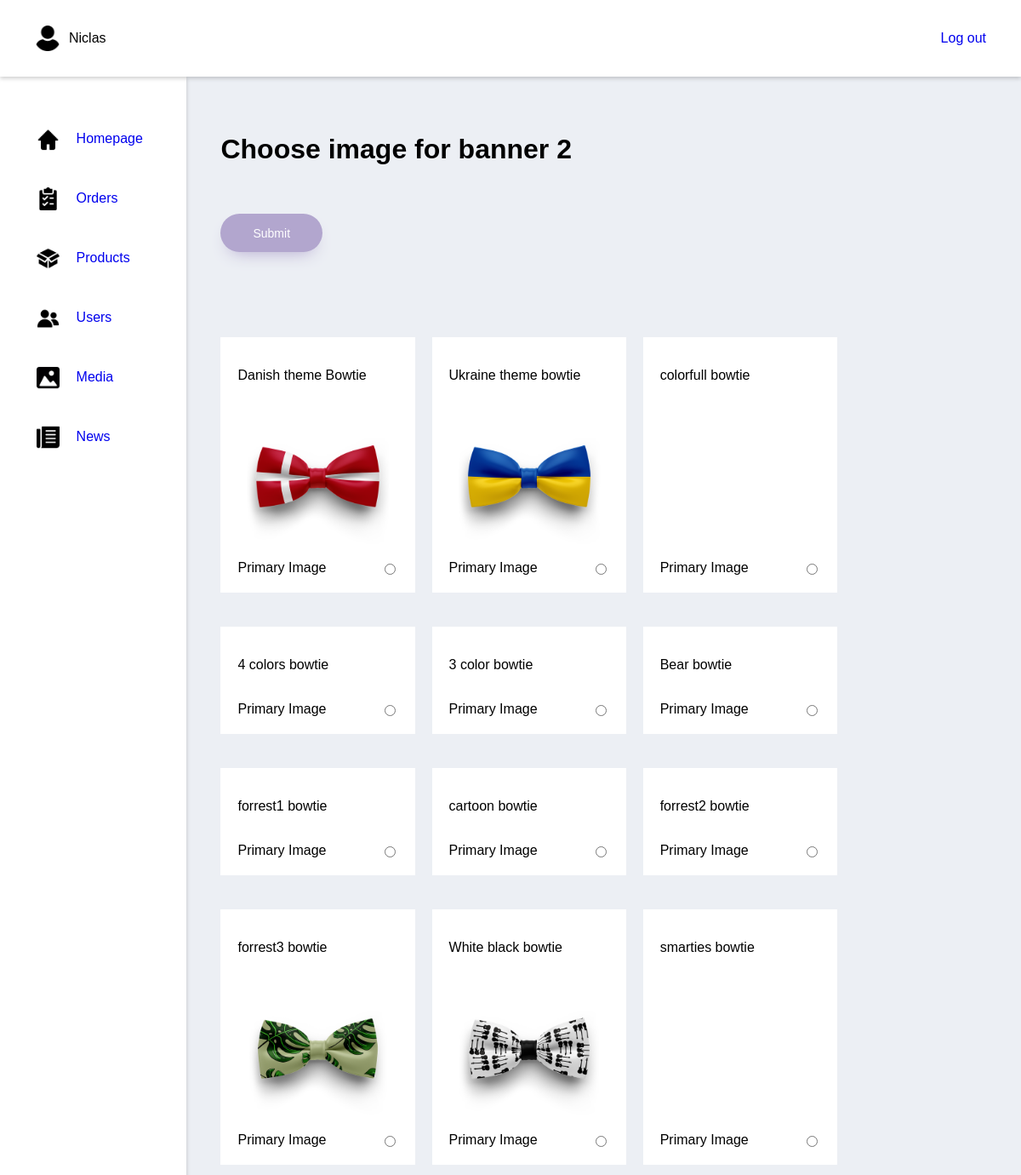
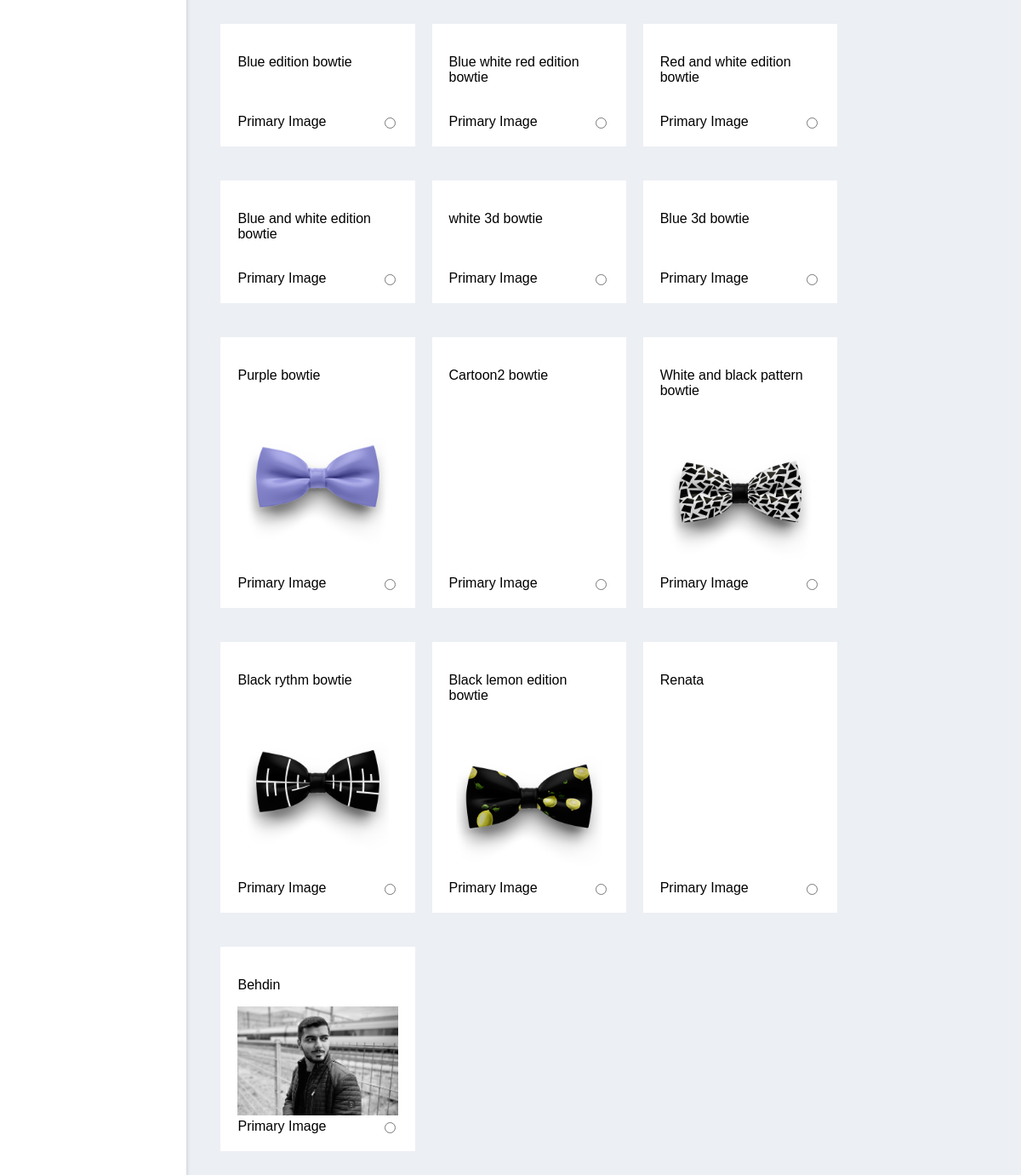
Screenshot of /bannerTwoImagePicker (signed in) with the database file from the repository (2 pictures, top to bottom).
### tables this page shows
CREATE TABLE IF NOT EXISTS media (
    media_id varchar(250) NOT NULL PRIMARY KEY,
    `name` varchar(50) NOT NULL
);

### index.php (called while the page is built, shortened)
<?php
    $request = $_SERVER["REQUEST_URI"];
    $router = new Router($request);
    $router->get('/', 'views/frontend/Home');
    $router->get('/profile', 'views/login/profile');
    $router->get('/editProfileFunction', 'controllers/editProfile');
    $router->get('/loginFunction', 'controllers/login');
    $router->get('/loginFailedFunction', 'controllers/loginFailed');
    $router->get('/signupFunction', 'controllers/signup');
    $router->get('/logoutFunction', 'controllers/logout');
    $router->get('/Product', 'views/frontend/Product');
    $router->get('/ProductType', 'views/frontend/productType');
    $router->get('/ProductSale', 'views/frontend/productSale');
    $router->get('/AboutUS', 'views/frontend/AboutUS');
    $router->get('/Contact', 'views/frontend/Contact');
    $router->get('/Checkout', 'views/frontend/Checkout');
    $router->get('/ProductShow', 'views/frontend/ProductShow');
    $router->get('/NewsShow', 'views/frontend/NewsShow');
    $router->get('/contactSubmit', 'controllers/contactForm');
    $router->get('/Breadcrumb', 'views/frontend/Breadcrumb');
    $router->get('/removeFromCart', 'controllers/removeFromCart');
    $router->get('/editQuantityInCart', 'controllers/editQuantityInCart');
    $router->get('/purchase', 'views/frontend/purchase');
    $router->get('/addToCart', 'controllers/addToCart');
    $router->get('/adminProducts', 'views/backend/products');
    $router->get('/adminUsers', 'views/backend/users');
    $router->get('/adminMedia', 'views/backend/media');
    $router->get('/adminNews', 'views/backend/news');
    $router->get('/adminFrontpage', 'views/backend/frontpage');
    $router->get('/adminOrders', 'views/backend/orders');
    $router->get('/adminNewOrders', 'views/backend/newOrders');
    $router->get('/adminCreateUser', 'views/backend/createUser');
    $router->get('/adminEditUser', 'views/backend/editUser');
    $router->get('/adminCreateProduct', 'views/backend/createProduct');
    $router->get('/adminEditProduct', 'views/backend/editProduct');
    $router->get('/bannerOneImagePicker', 'views/backend/bannerOneImagePicker');
    $router->get('/bannerTwoImagePicker', 'views/backend/bannerTwoImagePicker');

### models/handlers/ProductsHandler.php (called while the page is built, shortened)
<?php
$rootPath = "";
require_once $rootPath . "public/dbconn.php";
require_once $rootPath . "models/sql/Products.php";
class ProductsHandler extends Products{
    public $db;
    public function __construct($db) {
        $this->db = $db;
    }
    public function getMedia($name = '%') {
        $getMedia = $this->db->prepare($this->getMediaDynamicSearchQuery);
        if ( isset( $name ) ){
            $name = "%" . $name . "%";
        }else{
            $name = "%";
        }
        $getMedia->bindParam(':name', $name);
        $getMedia->execute();
        $media = $getMedia->fetchAll();
        return $media;
    }
}
$ProductsHandler = new ProductsHandler($db);

### controllers/adminFrontpage.php (called while the page is built, shortened)
<?php
$mediaData = $ProductsHandler->getMedia();

### views/backend/bannerTwoImagePicker.php (the view, shortened to what this page needs)
<?php
    $rootPath = "";
    require_once $rootPath . "public/dbconn.php";
    require_once $rootPath . "models/handlers/Usershandler.php";
    require_once $rootPath . "models/handlers/frontpageHandler.php";
    require_once $rootPath . "models/handlers/productsHandler.php";
    require_once $rootPath . "controllers/adminFrontpage.php";
    require_once $rootPath . "views/backend/partials/header.php";
?>
<div class="wrapper">
<div class="Admin-page-title margin-bottom">
    <h1>Choose image for banner 2</h1>
</div>
        <form method="POST" action="/adminEditFrontpageFunction">
            <input class="height-button button" type="submit">
<div class="choose-image">
            <?php
                for($i = 0; $i < count($mediaData); $i++){
                    $indData = $mediaData[$i];
            ?>
                <div class="image">
                        <label for="<?php echo $indData['media_id']; ?>">
                            <div>
                                <p><?php echo $indData['name'] ?></p>
                                <figure class="figure">
                                    <img width="300px" src="<?php echo $rootPath."/uploads/".$indData['media_id'] ?>" alt="">
                                </figure>
                            </div>
                        </label>
                        <div class="alignment">
                            <label for="<?php echo $indData['media_id']?>_primaryImage">Primary Image</label>
                            <input name="bannerImageTwo" type="radio" id="<?php echo $indData['media_id']?>_primaryImage" value="<?php echo $indData['media_id']; ?>">
                        </div>
                </div>
            <?php
                }
            ?>
</div>
        </form>
</div>

### views/backend/partials/css/style.css (style rules this page uses)
body { margin: 0; padding: 0; box-sizing: border-box; font-family: 'Questrial', sans-serif; background: #ECEFF4; }
.wrapper { margin: 37px 0 0 40px; width: 100%; }
.Admin-page-title { margin-top: 30px; }
.Admin-page-title h1 { margin-bottom: 0 !important; }
.margin-bottom { margin-bottom: 50px; }
.height-button { height: 45px; padding: 8px 38px !important; margin-top: 7px; }
.button { background: #B2A6CE; border-radius: 999px; height: 45px; box-shadow: #B2A6CE 0 10px 20px -10px; box-sizing: border-box; color: #ffffff; cursor: pointer; font-size: 14px; opacity: 1; outline: 0 solid transparent; padding: 8px 18px; user-select: none; -webkit-user-select: none; width: fit-content; word-break: break-word; border: 0; }
figure { width: 100%; margin: 0; }
.figure { width: 100% !important; }
.alignment { display: flex; justify-content: space-between; align-items: center; }
figure img { width: 100%; height: auto; }
.products, .choose-image { display: flex; flex-wrap: wrap; margin: 80px 0; }
.product, .image { width: 20%; background: #ffffff; padding: 20px; margin: 20px 20px 20px 0; position: relative; height: auto; display: flex; flex-direction: column; justify-content: space-between; }

### rows the page displays
media: name "Danish theme Bowtie", media_id (picture)
media: name "Ukraine theme bowtie", media_id (picture)
media: name "colorfull bowtie"
media: name "4 colors bowtie"
media: name "3 color bowtie"
media: name "Bear bowtie"
media: name "forrest1 bowtie"
media: name "cartoon bowtie"
media: name "forrest2 bowtie"
media: name "forrest3 bowtie", media_id (picture)
media: name "White black bowtie", media_id (picture)
media: name "smarties bowtie"
media: name "Blue edition bowtie"
media: name "Blue white red edition bowtie"
media: name "Red and white edition bowtie"
media: name "Blue and white edition bowtie"
media: name "white 3d bowtie"
media: name "Blue 3d bowtie"
media: name "Purple bowtie", media_id (picture)
media: name "Cartoon2 bowtie"
media: name "White and black pattern bowtie", media_id (picture)
media: name "Black rythm bowtie", media_id (picture)
media: name "Black lemon edition bowtie", media_id (picture)
media: name "Renata"
media: name "Behdin", media_id (picture)

### other values shown
$_SESSION['name'] "Niclas"
